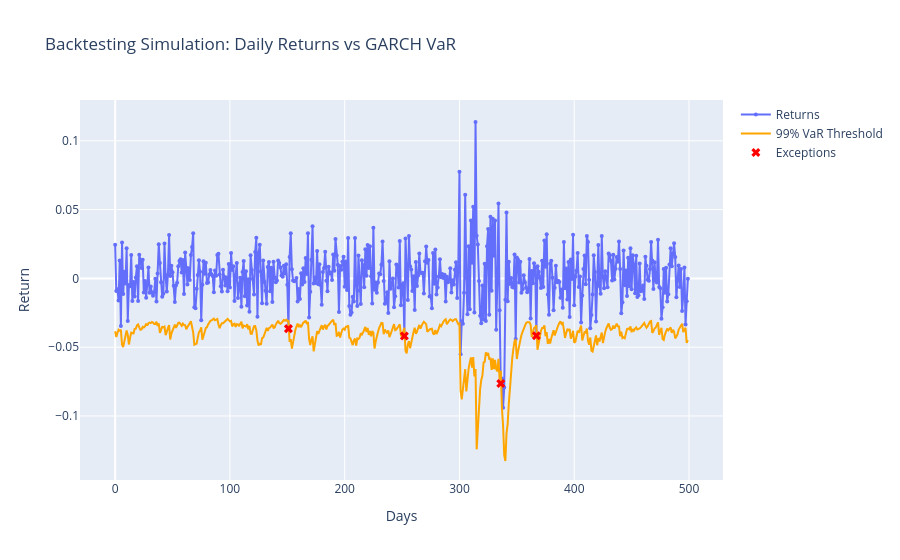

Write notebook code for a chart like this one.
### Markdown cell above
## 3. Rolling VaR Backtest Simulation
Simulating a 250-day rolling window backtest. We compare daily returns against the GARCH-predicted 99% VaR threshold.

### Code cell
from market_risk.backtesting import RiskBacktester

np.random.seed(1)
n_days = 500
test_returns = np.random.normal(0, 0.015, n_days)
test_returns[300:350] *= 2.5 # Stress period
test_returns_series = pd.Series(test_returns)

# Fit GARCH once for simplicity in this demo, usually done rolling
garch_bt = GARCHEngine()
garch_bt.fit(test_returns_series)
vols = garch_bt.conditional_volatility()

# Compute Parametric 99% VaR thresholds
risk_eng = RiskEngine(confidence_levels=[0.99])
vars_99 = [risk_eng.parametric_var_es(0, v, 'normal')['VaR_0.99'] for v in vols]

fig_bt = go.Figure()
fig_bt.add_trace(go.Scatter(y=test_returns, name='Returns', mode='markers+lines', marker=dict(size=4)))
fig_bt.add_trace(go.Scatter(y=-np.array(vars_99), name='99% VaR Threshold', line=dict(color='orange')))

# Highlight exceptions
exceptions = np.where(test_returns < -np.array(vars_99))[0]
fig_bt.add_trace(go.Scatter(x=exceptions, y=test_returns[exceptions], mode='markers', 
                         marker=dict(color='red', size=8, symbol='x'), name='Exceptions'))

fig_bt.update_layout(title='Backtesting Simulation: Daily Returns vs GARCH VaR', xaxis_title='Days', yaxis_title='Return')
fig_bt.show()

bt_eval = RiskBacktester(0.99).evaluate(test_returns_series, pd.Series(vars_99))
print(f'Basel Zone: {bt_eval["Basel_Zone"]}')
print(f'Exceptions: {bt_eval["Exceptions"]}')

### Figure 1 — Plotly figure (JSON) as saved in the notebook; plotly's stock layout.template omitted (floating-point values rounded to 4 significant figures; data arrays with more than 128 entries replaced by an {"elided": "..."} marker saying what was removed)
{"data": [{"marker": {"size": 4}, "mode": "markers+lines", "name": "Returns", "type": "scatter", "y": {"elided": "500 float values"}}, {"line": {"color": "orange"}, "name": "99% VaR Threshold", "type": "scatter", "y": {"elided": "500 float values"}}, {"marker": {"color": "red", "size": 8, "symbol": "x"}, "mode": "markers", "name": "Exceptions", "type": "scatter", "x": [151, 252, 336, 367], "y": [-0.03652, -0.0419, -0.0764, -0.04174]}], "layout": {"title": {"text": "Backtesting Simulation: Daily Returns vs GARCH VaR"}, "xaxis": {"title": {"text": "Days"}}, "yaxis": {"title": {"text": "Return"}}}}
